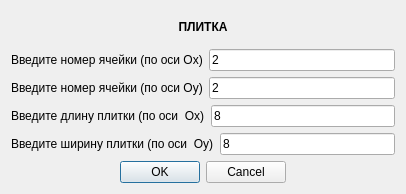
<?xml version="1.0" encoding="UTF-8"?>
<ui version="4.0">
 <class>AddTile</class>
 <widget class="QDialog" name="AddTile">
  <property name="geometry">
   <rect>
    <x>0</x>
    <y>0</y>
    <width>406</width>
    <height>194</height>
   </rect>
  </property>
  <property name="windowTitle">
   <string>Dialog</string>
  </property>
  <layout class="QVBoxLayout" name="verticalLayout_2">
   <item>
    <layout class="QVBoxLayout" name="verticalLayout">
     <item>
      <widget class="QLabel" name="label_5">
       <property name="font">
        <font>
         <bold>true</bold>
        </font>
       </property>
       <property name="text">
        <string>ПЛИТКА</string>
       </property>
       <property name="alignment">
        <set>Qt::AlignCenter</set>
       </property>
      </widget>
     </item>
     <item>
      <layout class="QHBoxLayout" name="horizontalLayout">
       <item>
        <widget class="QLabel" name="label_2">
         <property name="text">
          <string>Введите номер ячейки (по оси Ox)</string>
         </property>
        </widget>
       </item>
       <item>
        <widget class="QLineEdit" name="lineEdit">
         <property name="text">
          <string>2</string>
         </property>
        </widget>
       </item>
      </layout>
     </item>
     <item>
      <layout class="QHBoxLayout" name="horizontalLayout_2">
       <item>
        <widget class="QLabel" name="label_3">
         <property name="text">
          <string>Введите номер ячейки (по оси Oy)</string>
         </property>
        </widget>
       </item>
       <item>
        <widget class="QLineEdit" name="lineEdit_2">
         <property name="text">
          <string>2</string>
         </property>
        </widget>
       </item>
      </layout>
     </item>
     <item>
      <layout class="QHBoxLayout" name="horizontalLayout_3">
       <item>
        <widget class="QLabel" name="label">
         <property name="text">
          <string>Введите длину плитки (по оси  Ox)</string>
         </property>
        </widget>
       </item>
       <item>
        <widget class="QLineEdit" name="lineEdit_3">
         <property name="text">
          <string>8</string>
         </property>
        </widget>
       </item>
      </layout>
     </item>
     <item>
      <layout class="QHBoxLayout" name="horizontalLayout_4">
       <item>
        <widget class="QLabel" name="label_4">
         <property name="text">
          <string>Введите ширину плитки (по оси  Oy)</string>
         </property>
        </widget>
       </item>
       <item>
        <widget class="QLineEdit" name="lineEdit_4">
         <property name="text">
          <string>8</string>
         </property>
        </widget>
       </item>
      </layout>
     </item>
     <item>
      <widget class="QDialogButtonBox" name="buttonBox">
       <property name="orientation">
        <enum>Qt::Horizontal</enum>
       </property>
       <property name="standardButtons">
        <set>QDialogButtonBox::Cancel|QDialogButtonBox::Ok</set>
       </property>
       <property name="centerButtons">
        <bool>true</bool>
       </property>
      </widget>
     </item>
    </layout>
   </item>
  </layout>
 </widget>
 <resources/>
 <connections/>
</ui>
